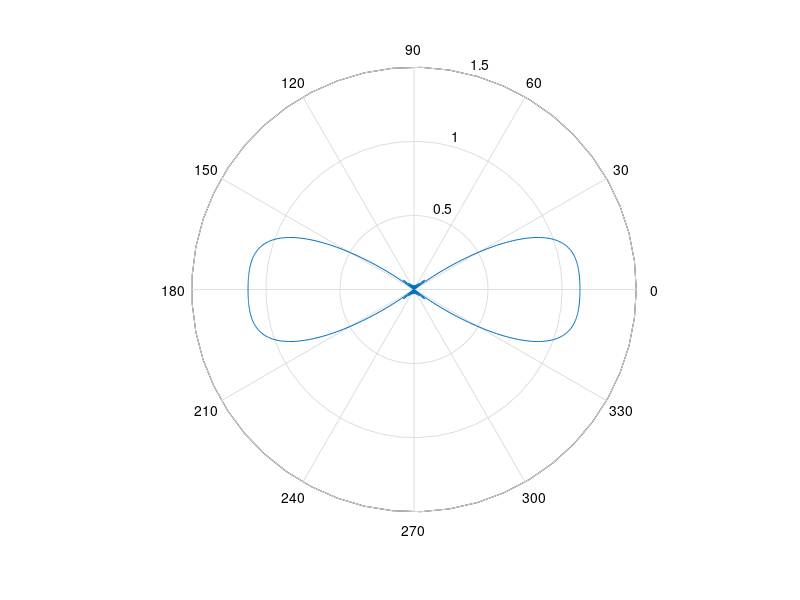

The MATLAB script that drew this image:
phi = linspace(0,2*pi,1000);
lambda = 1;
d = lambda/4;
k = 2*pi/lambda;

alpha = -k*d;  %endfire -k*d   broadside 0
yeta = k*d*cos(phi)+alpha;

N = 9;
L = (sqrt(3)-2)/2;

E = L;

for i = 1:N
    E = E + (2/pi)*(1/i)*sin(i*pi*L)*cos(2*i*yeta);
    a(i) = (2/pi)*(1/i)*sin(i*pi*L); 
end

a/2

polar(phi,abs(E))